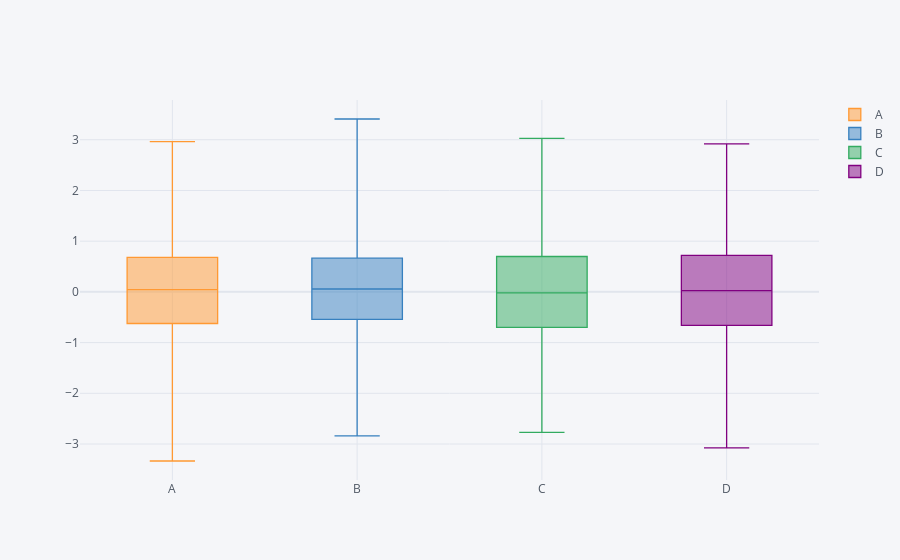

The cell this chart's notebook holds for it:
### Code cell
df.iplot(kind='box')  # box plot automatic do aggregation

### Figure 1 — Plotly figure (JSON) as saved in the notebook; plotly's stock layout.template omitted (floating-point values rounded to 4 significant figures; data arrays with more than 128 entries replaced by an {"elided": "..."} marker saying what was removed)
{"data": [{"boxpoints": false, "line": {"width": 1.3}, "marker": {"color": "rgba(255, 153, 51, 1.0)"}, "name": "A", "orientation": "v", "type": "box", "y": {"elided": "1000 float values"}}, {"boxpoints": false, "line": {"width": 1.3}, "marker": {"color": "rgba(55, 128, 191, 1.0)"}, "name": "B", "orientation": "v", "type": "box", "y": {"elided": "1000 float values"}}, {"boxpoints": false, "line": {"width": 1.3}, "marker": {"color": "rgba(50, 171, 96, 1.0)"}, "name": "C", "orientation": "v", "type": "box", "y": {"elided": "1000 float values"}}, {"boxpoints": false, "line": {"width": 1.3}, "marker": {"color": "rgba(128, 0, 128, 1.0)"}, "name": "D", "orientation": "v", "type": "box", "y": {"elided": "1000 float values"}}], "layout": {"legend": {"bgcolor": "#F5F6F9", "font": {"color": "#4D5663"}}, "paper_bgcolor": "#F5F6F9", "plot_bgcolor": "#F5F6F9", "title": {"font": {"color": "#4D5663"}}, "xaxis": {"gridcolor": "#E1E5ED", "showgrid": true, "tickfont": {"color": "#4D5663"}, "title": {"font": {"color": "#4D5663"}, "text": ""}, "zerolinecolor": "#E1E5ED"}, "yaxis": {"gridcolor": "#E1E5ED", "showgrid": true, "tickfont": {"color": "#4D5663"}, "title": {"font": {"color": "#4D5663"}, "text": ""}, "zerolinecolor": "#E1E5ED"}}}
